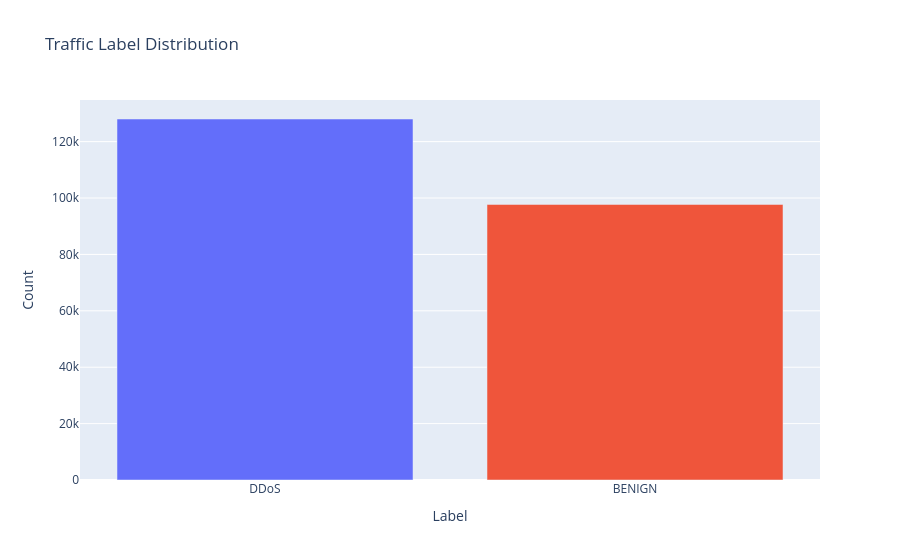

The notebook cell this image was saved under:
### Markdown cell above
## 4. Exploratory Data Analysis (EDA)

### Code cell
from ddos_gnn.visualization import plot_correlation_heatmap, plot_label_distribution

fig_dist = plot_label_distribution(df_raw, "Label", FIGURES_DIR / "label_distribution.html")
fig_dist.show()
display(df_raw.describe().T.head(12))
df_raw["Label"].value_counts()

### Figure 1 — Plotly figure (JSON) as saved in the notebook; plotly's stock layout.template omitted (floating-point values rounded to 4 significant figures)
{"data": [{"alignmentgroup": "True", "hovertemplate": "Label=%{x}<br>Count=%{y}<extra></extra>", "legendgroup": "DDoS", "marker": {"color": "#636efa", "pattern": {"shape": ""}}, "name": "DDoS", "offsetgroup": "DDoS", "orientation": "v", "showlegend": true, "textposition": "auto", "type": "bar", "x": ["DDoS"], "xaxis": "x", "y": [128027], "yaxis": "y"}, {"alignmentgroup": "True", "hovertemplate": "Label=%{x}<br>Count=%{y}<extra></extra>", "legendgroup": "BENIGN", "marker": {"color": "#EF553B", "pattern": {"shape": ""}}, "name": "BENIGN", "offsetgroup": "BENIGN", "orientation": "v", "showlegend": true, "textposition": "auto", "type": "bar", "x": ["BENIGN"], "xaxis": "x", "y": [97718], "yaxis": "y"}], "layout": {"barmode": "relative", "legend": {"title": {"text": "Label"}, "tracegroupgap": 0}, "showlegend": false, "title": {"text": "Traffic Label Distribution"}, "xaxis": {"anchor": "y", "categoryarray": ["DDoS", "BENIGN"], "categoryorder": "array", "domain": [0.0, 1.0], "title": {"text": "Label"}}, "yaxis": {"anchor": "x", "domain": [0.0, 1.0], "title": {"text": "Count"}}}}
